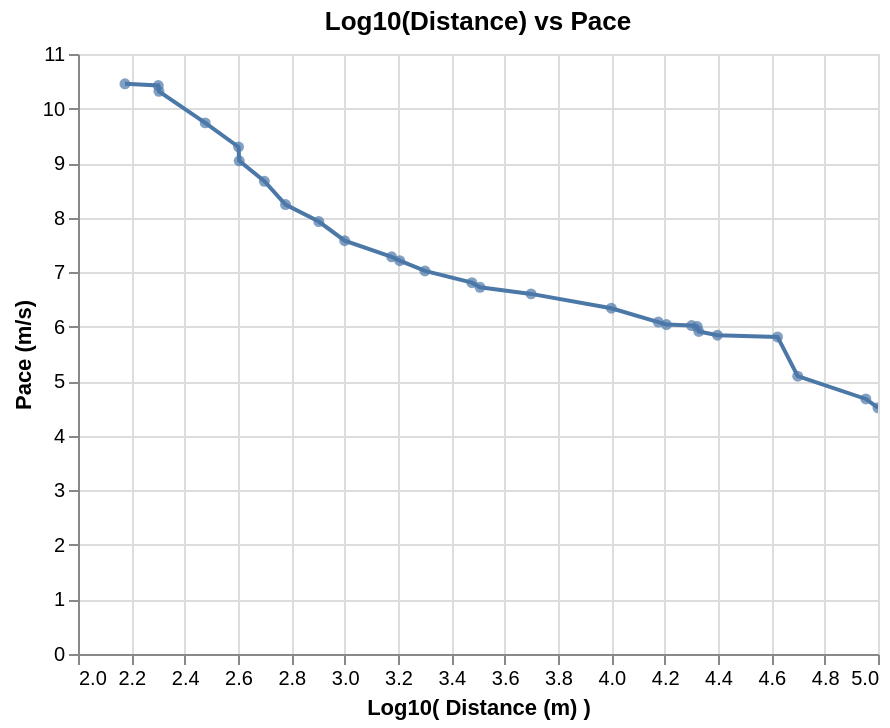

Notebook code for this chart:
### Code cell
line = (alt.Chart(mens_running_all_dedup_nondecreasing)
  .mark_line()
  .encode(x=alt.X("logdistance:Q"), 
          y=alt.Y("pace:Q")
         )
  .properties(
      title='Log10(Distance) vs Pace'
  )
)

circle = (alt.Chart(mens_running_all_dedup_nondecreasing)
  .mark_circle()
  .encode(x=alt.X("logdistance:Q"), 
          y=alt.Y("pace:Q"),
          tooltip=["Event", "Athlete", "Perf"]
         )
  .properties(
      title='Log10(Distance) vs Pace'
  ).interactive()
)

line.encoding.x.title = 'Log10( Distance (m) )'
line.encoding.y.title = 'Pace (m/s)'

line + circle

### Figure 1 — Vega-Lite specification as saved in the notebook (floating-point values rounded to 4 significant figures)
{"$schema": "https://vega.github.io/schema/vega-lite/v2.6.0.json", "config": {"view": {"height": 300, "width": 400}}, "datasets": {"data-6b47f18f1057907282e90ef700b42fd6": [{"Athlete": "Usain Bolt", "Date": "17 May 2009", "Event": "150 m straight", "Location": "Manchester", "Meeting": "Manchester City Games", "N": null, "P": null, "Perf": "14.35", "R": "[90]", "V": null, "W": "+1.1", "_5": "JAM", "_9": "GBR", "distance": 150, "logdistance": 2.176, "logpace": 1.019, "logtime": -0.6213, "pace": 10.45, "seconds": 14.35, "time": 0.2392}, {"Athlete": "Usain Bolt", "Date": "20 Aug 2009", "Event": "200 m", "Location": "Berlin", "Meeting": "World Championships", "N": null, "P": "P", "Perf": "19.19", "R": "[5]", "V": "", "W": "−0.3", "_5": "JAM", "_9": "GER", "distance": 200, "logdistance": 2.301, "logpace": 1.018, "logtime": -0.4951, "pace": 10.42, "seconds": 19.19, "time": 0.3198}, {"Athlete": "Tommie Smith", "Date": "7 May 1966", "Event": "220 y (straight)", "Location": "San Jose", "Meeting": "Video on YouTube", "N": "h", "P": null, "Perf": "19.50", "R": "[93]", "V": null, "W": "+1.9", "_5": "USA", "_9": "USA", "distance": 201.2, "logdistance": 2.304, "logpace": 1.014, "logtime": -0.4881, "pace": 10.32, "seconds": 19.5, "time": 0.325}, {"Athlete": "Wayde van Niekerk", "Date": "28 Jun 2017", "Event": "300 m", "Location": "Ostrava", "Meeting": "Golden Spike Ostrava", "N": null, "P": null, "Perf": "30.81", "R": "[95]", "V": null, "W": null, "_5": "RSA", "_9": "CZE", "distance": 300, "logdistance": 2.477, "logpace": 0.9884, "logtime": -0.2895, "pace": 9.737, "seconds": 30.81, "time": 0.5135}, {"Athlete": "Wayde van Niekerk", "Date": "14 Aug 2016", "Event": "400 m", "Location": "Rio de Janeiro", "Meeting": "Olympic Games", "N": null, "P": "P", "Perf": "43.03", "R": "[6]", "V": "", "W": null, "_5": "RSA", "_9": "BRA", "distance": 400, "logdistance": 2.602, "logpace": 0.9683, "logtime": -0.1444, "pace": 9.296, "seconds": 43.03, "time": 0.7172}, {"Athlete": "John Smith", "Date": "26 Jun 1971", "Event": "440 y", "Location": "Eugene", "Meeting": "USA Championships", "N": null, "P": null, "Perf": "44.50", "R": "[96][97][98]", "V": null, "W": null, "_5": "USA", "_9": "USA", "distance": 402.3, "logdistance": 2.605, "logpace": 0.9562, "logtime": -0.1298, "pace": 9.041, "seconds": 44.5, "time": 0.7417}, {"Athlete": "David Rudisha", "Date": "10 Sep 2016", "Event": "500 m", "Location": "Newcastle", "Meeting": "Great North CityGames", "N": "[af]", "P": null, "Perf": "57.69", "R": "[99]", "V": null, "W": null, "_5": "KEN", "_9": "GBR", "distance": 500, "logdistance": 2.699, "logpace": 0.9379, "logtime": -0.01705, "pace": 8.667, "seconds": 57.69, "time": 0.9615}, {"Athlete": "Johnny Gray", "Date": "24 May 1986", "Event": "600 m", "Location": "Santa Monica", "Meeting": null, "N": null, "P": null, "Perf": "1:12.81", "R": null, "V": null, "W": null, "_5": "USA", "_9": "USA", "distance": 600, "logdistance": 2.778, "logpace": 0.916, "logtime": 0.08404, "pace": 8.241, "seconds": 72.81, "time": 1.214}, {"Athlete": "David Rudisha", "Date": "9 Aug 2012", "Event": "800 m", "Location": "London", "Meeting": "Olympic Games", "N": null, "P": "P", "Perf": "1:40.91", "R": "[7]", "V": "", "W": null, "_5": "KEN", "_9": "GBR", "distance": 800, "logdistance": 2.903, "logpace": 0.8992, "logtime": 0.2258, "pace": 7.928, "seconds": 100.9, "time": 1.682}, {"Athlete": "Noah Ngeny", "Date": "5 Sep 1999", "Event": "1000 m", "Location": "Rieti", "Meeting": "Rieti Meeting", "N": null, "P": "P", "Perf": "2:11.96", "R": null, "V": "", "W": null, "_5": "KEN", "_9": "ITA", "distance": 1000, "logdistance": 3, "logpace": 0.8796, "logtime": 0.3423, "pace": 7.578, "seconds": 132.0, "time": 2.199}, {"Athlete": "Hicham El Guerrouj", "Date": "14 Jul 1998", "Event": "1500 m", "Location": "Rome", "Meeting": "Golden Gala", "N": null, "P": "P", "Perf": "3:26.00", "R": null, "V": "", "W": null, "_5": "MAR", "_9": "ITA", "distance": 1500, "logdistance": 3.176, "logpace": 0.8622, "logtime": 0.5357, "pace": 7.282, "seconds": 206, "time": 3.433}, {"Athlete": "Hicham El Guerrouj", "Date": "7 Jul 1999", "Event": "Mile", "Location": "Rome", "Meeting": "Golden Gala", "N": null, "P": "P", "Perf": "3:43.13", "R": null, "V": "", "W": null, "_5": "MAR", "_9": "ITA", "distance": 1609, "logdistance": 3.207, "logpace": 0.858, "logtime": 0.5704, "pace": 7.211, "seconds": 223.1, "time": 3.719}, {"Athlete": "Hicham El Guerrouj", "Date": "7 Sep 1999", "Event": "2000 m", "Location": "Berlin", "Meeting": "ISTAF", "N": null, "P": null, "Perf": "4:44.79", "R": null, "V": "", "W": null, "_5": "MAR", "_9": "GER", "distance": 2000, "logdistance": 3.301, "logpace": 0.8465, "logtime": 0.6764, "pace": 7.023, "seconds": 284.8, "time": 4.747}, {"Athlete": "Daniel Komen", "Date": "1 Sep 1996", "Event": "3000 m", "Location": "Rieti", "Meeting": "Rieti Meeting", "N": null, "P": "P", "Perf": "7:20.67", "R": null, "V": "", "W": null, "_5": "KEN", "_9": "ITA", "distance": 3000, "logdistance": 3.477, "logpace": 0.833, "logtime": 0.866, "pace": 6.808, "seconds": 440.7, "time": 7.345}, {"Athlete": "Daniel Komen", "Date": "17 Jul 1997", "Event": "Two miles", "Location": "Hechtel-Eksel", "Meeting": null, "N": null, "P": "P", "Perf": "7:58.61", "R": null, "V": null, "W": null, "_5": "KEN", "_9": "BEL", "distance": 3218, "logdistance": 3.508, "logpace": 0.8276, "logtime": 0.9018, "pace": 6.724, "seconds": 478.6, "time": 7.977}, {"Athlete": "Kenenisa Bekele", "Date": "31 May 2004", "Event": "5000 m (track)", "Location": "Hengelo", "Meeting": "Fanny Blankers-Koen Games", "N": null, "P": "P", "Perf": "12:37.35", "R": null, "V": "", "W": null, "_5": "ETH", "_9": "NED", "distance": 5000, "logdistance": 3.699, "logpace": 0.8197, "logtime": 1.101, "pace": 6.602, "seconds": 757.4, "time": 12.62}, {"Athlete": "Kenenisa Bekele", "Date": "26 Aug 2005", "Event": "10,000 m (track)", "Location": "Brussels", "Meeting": "Memorial Van Damme", "N": null, "P": "P", "Perf": "26:17.53", "R": null, "V": "", "W": null, "_5": "ETH", "_9": "BEL", "distance": 10000, "logdistance": 4, "logpace": 0.802, "logtime": 1.42, "pace": 6.339, "seconds": 1578.0, "time": 26.29}, {"Athlete": "Joshua Cheptegei", "Date": "18 Nov 2018", "Event": "15 km (road)", "Location": "Nijmegen", "Meeting": "Zevenheuvelenloop", "N": null, "P": null, "Perf": "41:05.00", "R": "[101]", "V": null, "W": null, "_5": "UGA", "_9": "NED", "distance": 15000, "logdistance": 4.176, "logpace": 0.7843, "logtime": 1.614, "pace": 6.085, "seconds": 2465, "time": 41.08}, {"Athlete": "Haile Gebrselassie", "Date": "4 Sep 2005", "Event": "10 miles (road)", "Location": "Tilburg", "Meeting": "Tilburg Ten Miles", "N": "[ah]", "P": null, "Perf": "44:24.00", "R": null, "V": null, "W": null, "_5": "ETH", "_9": "NED", "distance": 16090, "logdistance": 4.207, "logpace": 0.781, "logtime": 1.647, "pace": 6.04, "seconds": 2664, "time": 44.4}, {"Athlete": "Zersenay Tadese", "Date": "21 Mar 2010", "Event": "20 km (road)", "Location": "Lisbon", "Meeting": "Lisbon Half Marathon", "N": "+", "P": null, "Perf": "55:21.00", "R": "[102]", "V": null, "W": null, "_5": "ERI", "_9": "POR", "distance": 20000, "logdistance": 4.301, "logpace": 0.7798, "logtime": 1.743, "pace": 6.022, "seconds": 3321, "time": 55.35}, {"Athlete": "Abraham Kiptum", "Date": "28 Oct 2018", "Event": "Half marathon", "Location": "Valencia", "Meeting": "Valencia Half Marathon", "N": null, "P": "P", "Perf": "58:18.00", "R": "[13]", "V": "", "W": null, "_5": "KEN", "_9": "ESP", "distance": 21000, "logdistance": 4.322, "logpace": 0.7784, "logtime": 1.766, "pace": 6.003, "seconds": 3498, "time": 58.3}, {"Athlete": "Haile Gebrselassie", "Date": "27 Jun 2007", "Event": "One hour (track)", "Location": "Ostrava", "Meeting": "Golden Spike Ostrava", "N": null, "P": "P", "Perf": "21,285 m", "R": "[14]", "V": "", "W": null, "_5": "ETH", "_9": "CZE", "distance": 21285, "logdistance": 4.328, "logpace": 0.7718, "logtime": 1.778, "pace": 5.912, "seconds": 3600, "time": 60}, {"Athlete": "Dennis Kipruto Kimetto", "Date": "6 May 2012", "Event": "25 km (road)", "Location": "Berlin", "Meeting": "BIG 25", "N": null, "P": null, "Perf": "1:11:18.00", "R": "[103][104]", "V": null, "W": null, "_5": "KEN", "_9": "GER", "distance": 25000, "logdistance": 4.398, "logpace": 0.7667, "logtime": 1.853, "pace": 5.844, "seconds": 4278, "time": 71.3}, {"Athlete": "Eliud Kipchoge", "Date": "6 May 2017", "Event": "Marathon[b]", "Location": "Monza", "Meeting": "Autodromo Nazionale Monza", "N": "[c]", "P": null, "Perf": "2:00:25", "R": "[18]", "V": "[1]", "W": null, "_5": "KEN", "_9": "ITA", "distance": 42000, "logdistance": 4.623, "logpace": 0.7644, "logtime": 2.081, "pace": 5.813, "seconds": 7225, "time": 120.4}, {"Athlete": "Thompson Magawana", "Date": "2 Apr 1988", "Event": "50 km (road)", "Location": "Cape Town", "Meeting": null, "N": "+", "P": null, "Perf": "2:43:38", "R": "[108]", "V": null, "W": null, "_5": "RSA", "_9": "RSA", "distance": 50000, "logdistance": 4.699, "logpace": 0.7069, "logtime": 2.214, "pace": 5.093, "seconds": 9818, "time": 163.6}, {"Athlete": "Leonid Shvetsov", "Date": "2007", "Event": "90 km (road)", "Location": "Durban", "Meeting": "Comrades Marathon", "N": null, "P": null, "Perf": "5:20:49.00", "R": null, "V": null, "W": null, "_5": "RUS", "_9": "RSA", "distance": 90000, "logdistance": 4.954, "logpace": 0.6698, "logtime": 2.506, "pace": 4.676, "seconds": 19249, "time": 320.8}, {"Athlete": "Nao Kazami", "Date": "24 Jun 2018", "Event": "100 km (road)", "Location": "Yūbetsu", "Meeting": "Lake Saroma Ultramarathon", "N": null, "P": null, "Perf": "6:09:14.00", "R": "[19]", "V": null, "W": null, "_5": "JPN", "_9": "JPN", "distance": 100000, "logdistance": 5, "logpace": 0.6545, "logtime": 2.567, "pace": 4.514, "seconds": 22154, "time": 369.2}]}, "layer": [{"data": {"name": "data-6b47f18f1057907282e90ef700b42fd6"}, "encoding": {"x": {"field": "logdistance", "title": "Log10( Distance (m) )", "type": "quantitative"}, "y": {"field": "pace", "title": "Pace (m/s)", "type": "quantitative"}}, "mark": "line", "title": "Log10(Distance) vs Pace"}, {"data": {"name": "data-6b47f18f1057907282e90ef700b42fd6"}, "encoding": {"tooltip": [{"field": "Event", "type": "nominal"}, {"field": "Athlete", "type": "nominal"}, {"field": "Perf", "type": "nominal"}], "x": {"field": "logdistance", "type": "quantitative"}, "y": {"field": "pace", "type": "quantitative"}}, "mark": "circle", "selection": {"selector010": {"bind": "scales", "encodings": ["x", "y"], "mark": {"fill": "#333", "fillOpacity": 0.125, "stroke": "white"}, "on": "[mousedown, window:mouseup] > window:mousemove!", "resolve": "global", "translate": "[mousedown, window:mouseup] > window:mousemove!", "type": "interval", "zoom": "wheel!"}}, "title": "Log10(Distance) vs Pace"}]}
